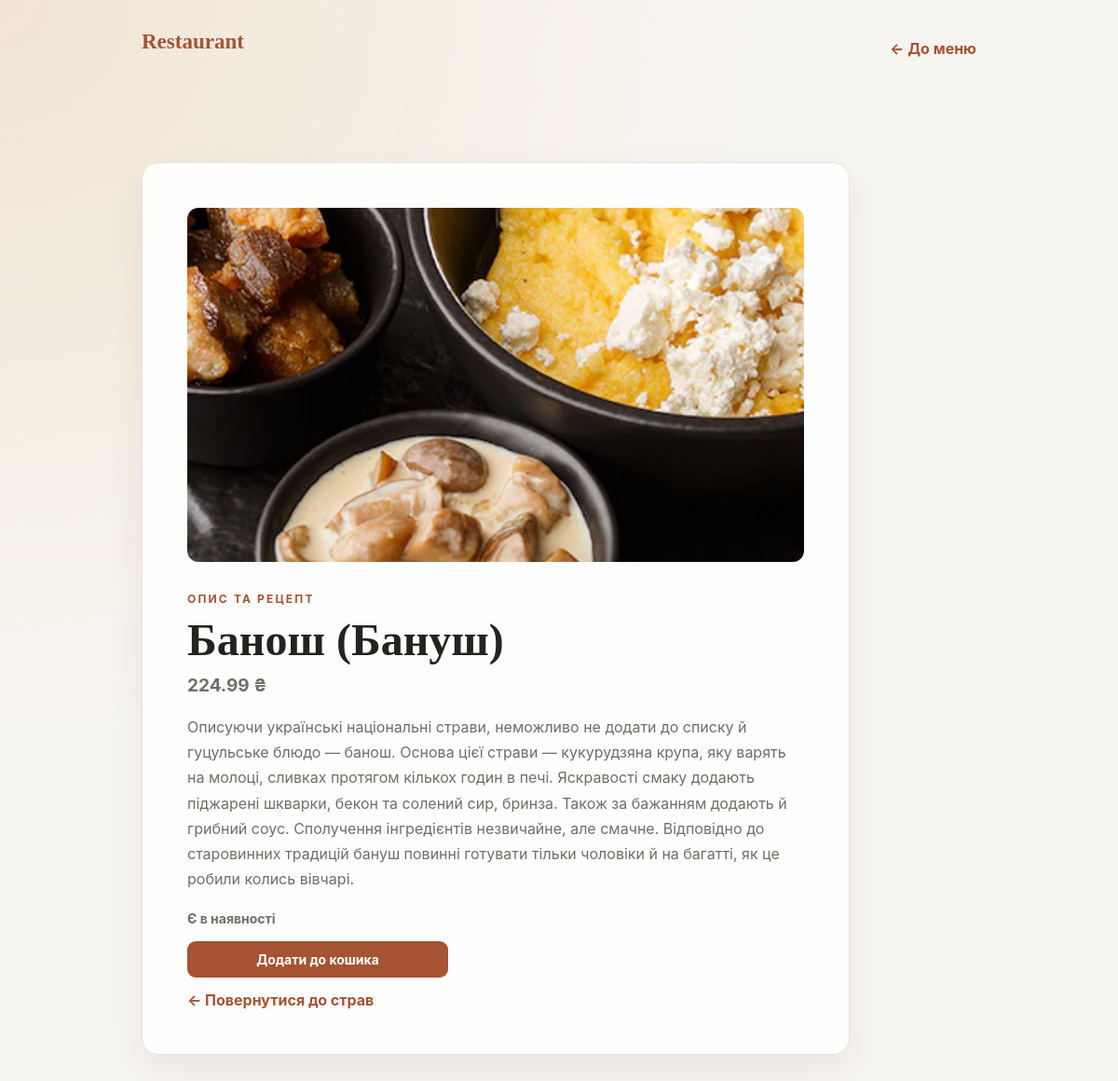
Page /menu/dish/1/ (signed in) on the committed database.
### restaurant_all/models.py (models this page shows, shortened)
class Dish(models.Model):
    class Category(models.TextChoices):
        SALADS = "salads", "Салати"
        MAIN = "main", "Основні страви"
        DESSERTS = "desserts", "Десерти"
        DRINKS = "drinks", "Напої"
    name = models.CharField(max_length=100)
    description = models.TextField()
    price = models.DecimalField(max_digits=6, decimal_places=2)
    image = models.ImageField(upload_to='dish_images/', blank=True, null=True)
    is_available = models.BooleanField("Є в наявності", default=True)
    category = models.CharField(
        "Категорія",
        max_length=16,
        choices=Category.choices,
        default=Category.MAIN,
    )

### restaurant_all/views.py (the view)
# urls.py: path('menu/dish/<int:dish_id>/', views.dish_detail, name='dish_detail'),
@login_required
def dish_detail(request, dish_id):
    dish = get_object_or_404(Dish, pk=dish_id)
    return render(request, "dish_detail.html", {"dish": dish})

### restaurant_all/templates/dish_detail.html (shortened to what this page needs)
{% load static %}
<!DOCTYPE html>
<html lang="uk">
<head>
    <link rel="stylesheet" href="{% static 'restaurant_all/style.css' %}">
</head>
<body class="home-page">
    <main class="destination-page">
        <header class="home-header">
            <a class="brand" href="{% url 'home' %}">Restaurant</a>
            <a class="back-home" href="{% url 'menu' %}">← До меню</a>
        </header>
        <article class="destination-card dish-detail">
            {% if dish.image %}
                <img src="{{ dish.image.url }}" alt="{{ dish.name }}">
            {% endif %}
            <span class="eyebrow">Опис та рецепт</span>
            <h1>{{ dish.name }}</h1>
            <p class="dish-detail-price">{{ dish.price }} ₴</p>
            <div class="dish-description">{{ dish.description|linebreaks }}</div>
            {% if dish.is_available %}
                <p class="dish-availability dish-availability--available">Є в наявності</p>
            {% else %}
                <p class="dish-availability dish-availability--unavailable">Немає в наявності</p>
            {% endif %}
            <form method="post" action="{% url 'add_to_cart' dish.pk %}">
                <button class="add-to-cart-button" type="submit" {% if not dish.is_available %}disabled{% endif %}>Додати до кошика</button>
            </form>
            <a class="back-home" href="{% url 'menu' %}">← Повернутися до страв</a>
        </article>
    </main>
</body>
</html>

### restaurant_all/static/restaurant_all/style.css (style rules this page uses)
:root { color-scheme: light; font-family: Inter, "Segoe UI", sans-serif; color: #25231f; background: #f7f5f1; }
* { box-sizing: border-box; }
body { min-height: 100vh; margin: 0; display: grid; place-items: center; padding: 32px 18px; background: radial-gradient(ellipse at top left, #f2e5d4, transparent 48%), #f7f5f1; }
main { width: min(960px, 100%); }
.eyebrow { color: #a55332; font-size: 12px; font-weight: 700; letter-spacing: .18em; text-transform: uppercase; }
h1 { margin: 8px 0; font-family: Georgia, serif; font-size: clamp(32px, 6vw, 48px); }
button { width: 100%; margin-top: 22px; padding: 13px; border: 0; border-radius: 9px; background: #a55332; color: #fff; font: inherit; font-weight: 700; cursor: pointer; }
.home-page { display: block; padding: 0; }
.home-header { display: flex; align-items: center; justify-content: space-between; gap: 20px; }
.brand { color: #a55332; font-family: Georgia, serif; font-size: 23px; font-weight: 700; text-decoration: none; }
.destination-page { width: min(960px, 100%); min-height: 100vh; margin: 0 auto; padding: 28px 32px; }
.destination-card { margin-top: clamp(72px, 14vh, 142px); padding: clamp(24px, 5vw, 48px); border: 1px solid #e8e2d8; border-radius: 18px; background: rgba(255, 255, 255, .92); box-shadow: 0 16px 42px rgba(59, 43, 28, .07); }
.dish-price, .dish-detail-price { margin: 10px 0; color: #a55332; font-size: 19px; font-weight: 700; }
.dish-availability { margin: 12px 0 0; font-size: 14px; font-weight: 700; }
.dish-availability--available { color: #287a45; }
.dish-card-content form, .dish-detail form { margin: 0; }
.add-to-cart-button { width: 100%; margin-top: 16px; padding: 11px 14px; border-radius: 9px; background: #a55332; color: #fff; font-size: 14px; }
.dish-detail { max-width: 760px; }
.dish-detail > img { display: block; width: 100%; max-height: 380px; margin-bottom: 28px; border-radius: 12px; object-fit: cover; }
.dish-description { margin: 20px 0; line-height: 1.7; }
.dish-detail .add-to-cart-button { max-width: 280px; }
.destination-card p { color: #716d66; }
.back-home { display: inline-block; margin-top: 14px; color: #a55332; font-weight: 650; text-decoration: none; }

### rows in the picture
Dish: image (picture), name "Банош (Бануш)", price "224.99", description "Описуючи українські національні страви, неможливо не додати до списку й гуцульське блюдо ― банош. Основа цієї страви ― кукурудзяна крупа, яку варять на молоці, сливках протягом кількох годин в печі. Яскравості смаку додають піджарені шкварки, бекон та солений сир, бринза. Також за бажанням додають й грибний соус. Сполучення інгредієнтів незвичайне, але смачне. Відповідно до старовинних традицій бануш повинні готувати тільки чоловіки й на багатті, як це робили колись вівчарі."
